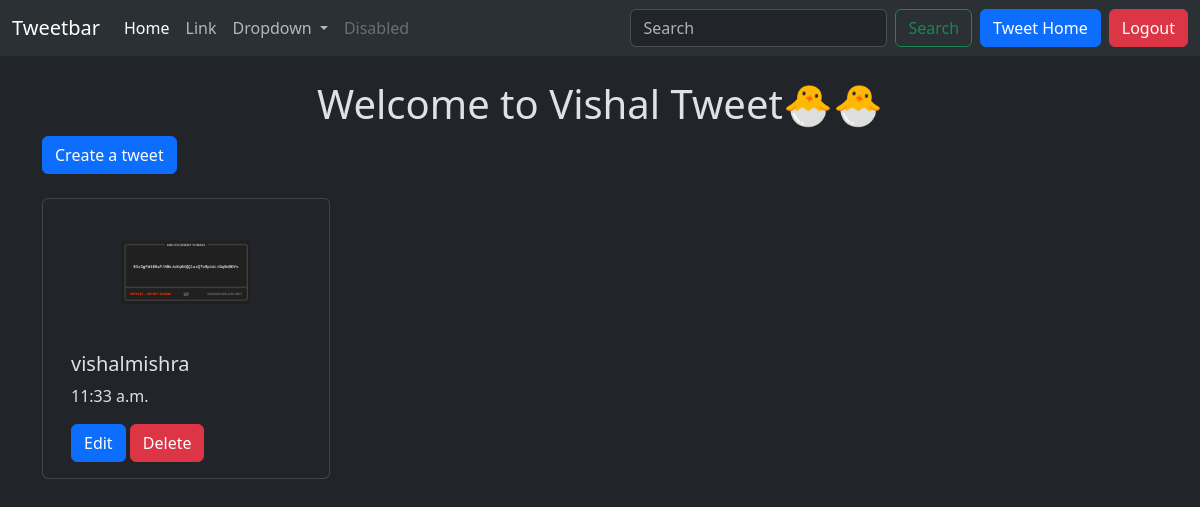
The page /tweet/ (signed in) on the database as committed earlier.
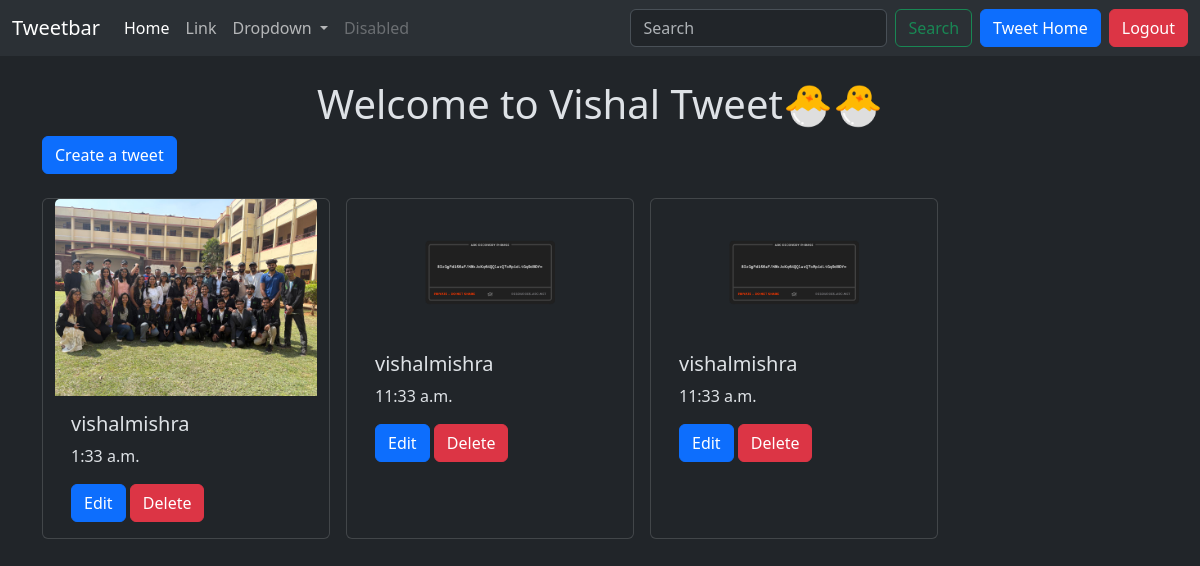
The same page on the database as committed later.
### tweet/models.py (models this page shows)
class Tweet(models.Model):
    user = models.ForeignKey(User,on_delete=models.CASCADE)
    text=models.TimeField(max_length=240)
    photo = models.ImageField(upload_to='photos/',blank=True,null=True)
    created_at=models.DateTimeField(auto_now_add=True)
    updated_at = models.DateTimeField(auto_now=True)

### tweet/views.py (the view)
# urls.py: path('', views.tweet_list,name='tweet_list'),
def tweet_list(request):
    tweets=Tweet.objects.all().order_by('-created_at')
    return render(request,'tweet_list.html',{'tweets':tweets})

### tweet/templates/tweet_list.html (shortened to what this page needs)
{% extends 'layout.html' %}
{% block content %}
  <h1 class="text-center mt-4">Welcome to Vishal Tweet🐣🐣</h1>
  <a class="btn btn-primary mb-4" href="{% url 'tweet_create' %}">Create a tweet</a>
  <div class="container row gap-3">
    {% for tweet in tweets %}
      <div class="card" style="width: 18rem;">
        {% if tweet.photo %}
          <img src="{{ tweet.photo.url }}" class="card-img-top" alt="..." />
        {% else %}
          <img src="/path/to/placeholder.jpg" class="card-img-top" alt="No photo available" />
        {% endif %}
        <div class="card-body">
          <h5 class="card-title">{{ tweet.user.username }}</h5>
          <p class="card-text">{{ tweet.text }}</p>
          {% if tweet.user == user %}
            <a href="{% url 'tweet_edit' tweet.id %}" class="btn btn-primary">Edit</a>
            <a href="{% url 'tweet_delete' tweet.id %}" class="btn btn-danger">Delete</a>
          {% endif %}
        </div>
      </div>
    {% endfor %}
  </div>
{% endblock %}

Rows that differ between the two databases and show on the page:
added Tweet: photo (picture), user.username "vishalmishra", text "1:33 a.m.", shows "Edit"
added Tweet: photo (picture), user.username "vishalmishra", text "11:33 a.m.", shows "Edit"
